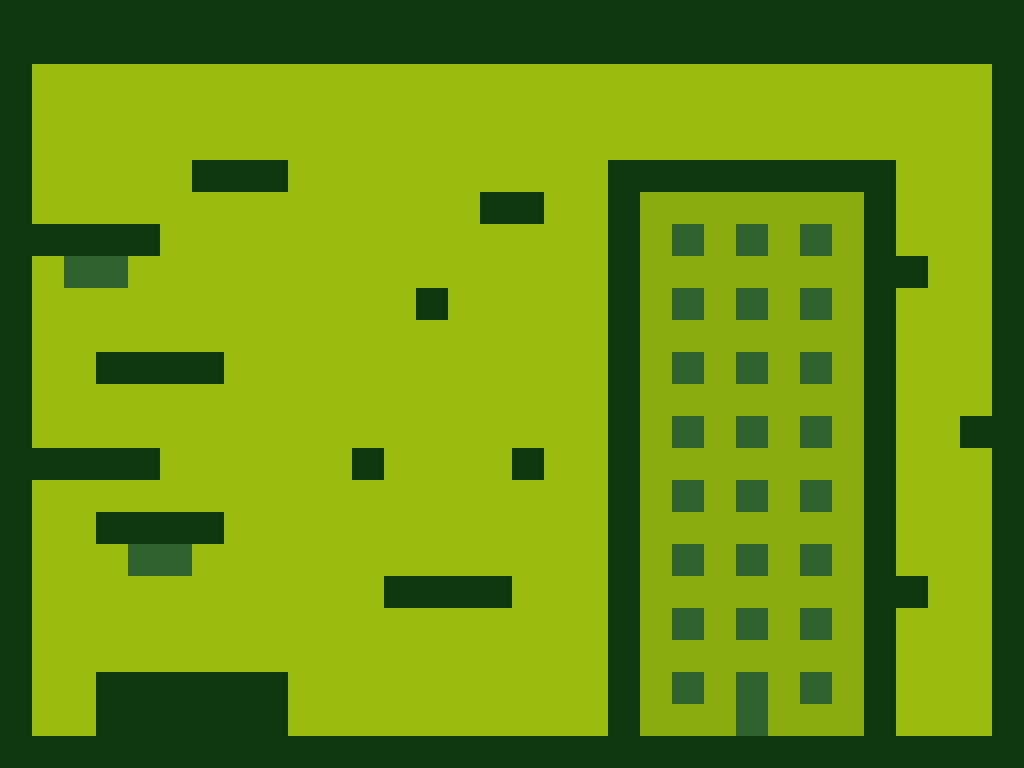

A 2D game scene composited from a Tiled map and its tileset images. What follows is a short description and the map's XML, with every tile layer's data as written:
An orthogonal 32x24 tile map with 32x32 px tiles, 1 tile layer (Tile Layer 1) and 2 objects (playerStart, exit).

<map version="1.0" orientation="orthogonal" renderorder="right-down" width="32" height="24" tilewidth="32" tileheight="32" nextobjectid="3">
 <properties>
  <property name="music" value="ending" />
 </properties>
 <tileset firstgid="1" name="gb" tilewidth="32" tileheight="32" tilecount="4" columns="4">
  <image source="../images/gbTiles32x32.png" width="128" height="32" />
 </tileset>
 <layer name="Tile Layer 1" width="32" height="24">
  <data encoding="csv">
4,4,4,4,4,4,4,4,4,4,4,4,4,4,4,4,4,4,4,4,4,4,4,4,4,4,4,4,4,4,4,4,
4,4,4,4,4,4,4,4,4,4,4,4,4,4,4,4,4,4,4,4,4,4,4,4,4,4,4,4,4,4,4,4,
4,1,1,1,1,1,1,1,1,1,1,1,1,1,1,1,1,1,1,1,1,1,1,1,1,1,1,1,1,1,1,4,
4,1,1,1,1,1,1,1,1,1,1,1,1,1,1,1,1,1,1,1,1,1,1,1,1,1,1,1,1,1,1,4,
4,1,1,1,1,1,1,1,1,1,1,1,1,1,1,1,1,1,1,1,1,1,1,1,1,1,1,1,1,1,1,4,
4,1,1,1,1,1,4,4,4,1,1,1,1,1,1,1,1,1,1,4,4,4,4,4,4,4,4,4,1,1,1,4,
4,1,1,1,1,1,1,1,1,1,1,1,1,1,1,4,4,1,1,4,2,2,2,2,2,2,2,4,1,1,1,4,
4,4,4,4,4,1,1,1,1,1,1,1,1,1,1,1,1,1,1,4,2,3,2,3,2,3,2,4,1,1,1,4,
4,1,3,3,1,1,1,1,1,1,1,1,1,1,1,1,1,1,1,4,2,2,2,2,2,2,2,4,4,1,1,4,
4,1,1,1,1,1,1,1,1,1,1,1,1,4,1,1,1,1,1,4,2,3,2,3,2,3,2,4,1,1,1,4,
4,1,1,1,1,1,1,1,1,1,1,1,1,1,1,1,1,1,1,4,2,2,2,2,2,2,2,4,1,1,1,4,
4,1,1,4,4,4,4,1,1,1,1,1,1,1,1,1,1,1,1,4,2,3,2,3,2,3,2,4,1,1,1,4,
4,1,1,1,1,1,1,1,1,1,1,1,1,1,1,1,1,1,1,4,2,2,2,2,2,2,2,4,1,1,1,4,
4,1,1,1,1,1,1,1,1,1,1,1,1,1,1,1,1,1,1,4,2,3,2,3,2,3,2,4,1,1,4,4,
4,4,4,4,4,1,1,1,1,1,1,4,1,1,1,1,4,1,1,4,2,2,2,2,2,2,2,4,1,1,1,4,
4,1,1,1,1,1,1,1,1,1,1,1,1,1,1,1,1,1,1,4,2,3,2,3,2,3,2,4,1,1,1,4,
4,1,1,4,4,4,4,1,1,1,1,1,1,1,1,1,1,1,1,4,2,2,2,2,2,2,2,4,1,1,1,4,
4,1,1,1,3,3,1,1,1,1,1,1,1,1,1,1,1,1,1,4,2,3,2,3,2,3,2,4,1,1,1,4,
4,1,1,1,1,1,1,1,1,1,1,1,4,4,4,4,1,1,1,4,2,2,2,2,2,2,2,4,4,1,1,4,
4,1,1,1,1,1,1,1,1,1,1,1,1,1,1,1,1,1,1,4,2,3,2,3,2,3,2,4,1,1,1,4,
4,1,1,1,1,1,1,1,1,1,1,1,1,1,1,1,1,1,1,4,2,2,2,2,2,2,2,4,1,1,1,4,
4,1,1,4,4,4,4,4,4,1,1,1,1,1,1,1,1,1,1,4,2,3,2,3,2,3,2,4,1,1,1,4,
4,1,1,4,4,4,4,4,4,1,1,1,1,1,1,1,1,1,1,4,2,2,2,3,2,2,2,4,1,1,1,4,
4,4,4,4,4,4,4,4,4,4,4,4,4,4,4,4,4,4,4,4,4,4,4,4,4,4,4,4,4,4,4,4
</data>
 </layer>
 <objectgroup name="Actors">
  <object id="1" name="playerStart" x="160" y="640" width="32" height="32" />
  <object id="2" name="exit" x="928" y="704" width="32" height="32">
   <properties>
    <property name="map" value="level1" />
   </properties>
  </object>
 </objectgroup>
</map>
